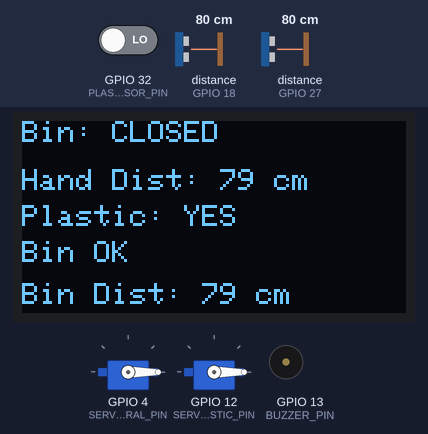
Simulated run of this sketch. Board: ESP32. On the bench: 2 × servo, 128×64 one-colour display, buzzer (waves = sounding). Wiring (inferred from the names in the program): 2 × ultrasonic range finder: trigger GPIO 5, echo GPIO 18 / trigger GPIO 14, echo GPIO 27. The test bench sets the inputs (shaded band); at power-on: distance to the obstacle (sensors on GPIO 18, GPIO 27) 80 cm, GPIO 32 (PLASTIC_SENSOR_PIN) LOW. The echo pulse lasts 58.3 µs per cm; the modem accepts every AT command (registered, SIM ready, sends succeed) and sends nothing else; what the sketch prints to the serial monitor is not drawn.

Above: at 7.1 s.
7.2 s: distance to the obstacle (sensor on GPIO 18) set to 23 cm
At 12.6 s:
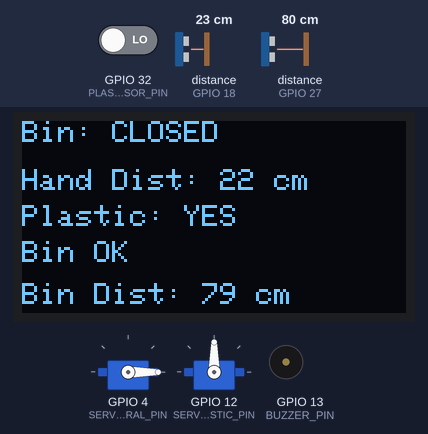
13.6 s: distance to the obstacle (sensor on GPIO 18) set to 19 cm
At 20.0 s:
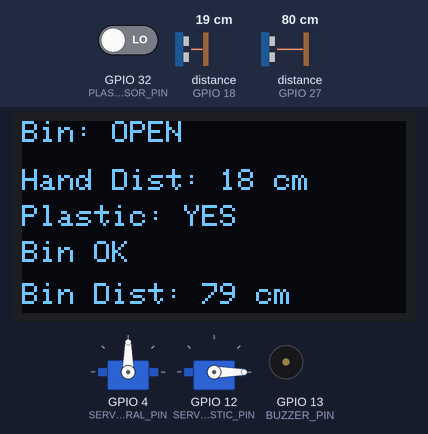
20.3 s: GPIO 32 (PLASTIC_SENSOR_PIN) driven HIGH
At 26.8 s:
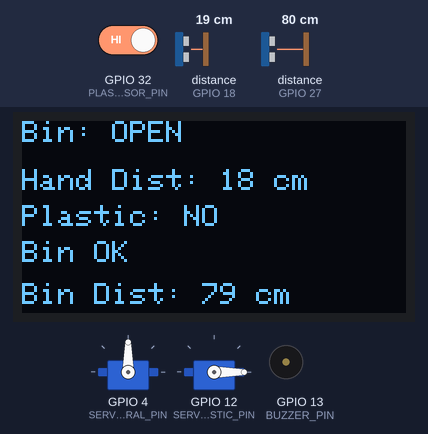
27.0 s: distance to the obstacle (sensor on GPIO 27) set to 8 cm
At 31.2 s:
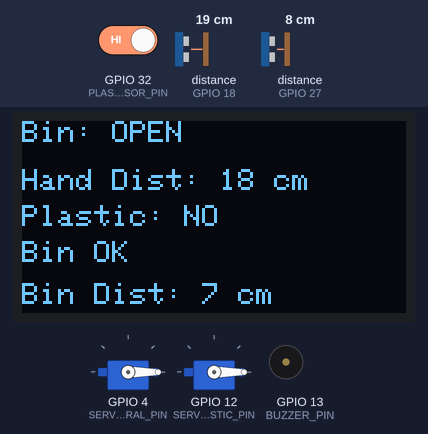
32.8 s: distance to the obstacle (sensor on GPIO 27) set to 5 cm
At 39.3 s:
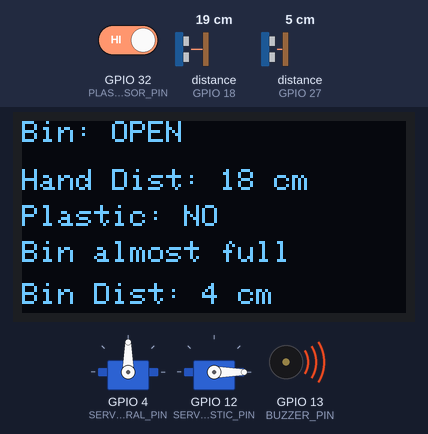
39.5 s: GPIO 32 (PLASTIC_SENSOR_PIN) driven LOW
At 46.6 s:
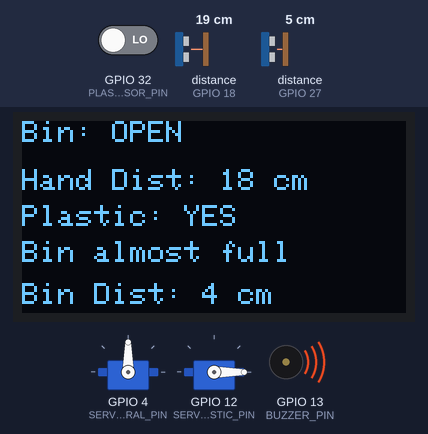
Timing chart, 0 to 47.2 s (numbered marks = the images above; inputs shaded):
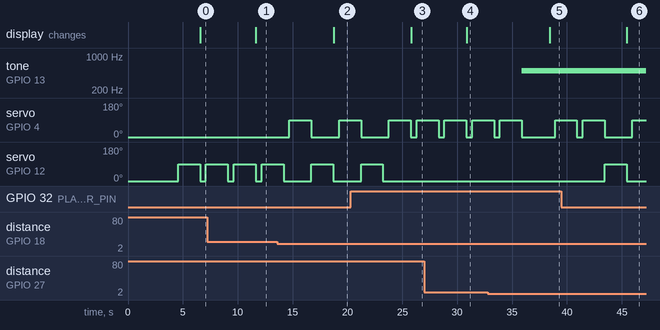

The sketch:

smart-project-code.ino
```cpp
#include <ESP32Servo.h>
#include <Wire.h>
#include <Adafruit_GFX.h>
#include <Adafruit_SSD1306.h>

// OLED setup
#define SCREEN_WIDTH 128
#define SCREEN_HEIGHT 64
#define OLED_RESET -1
Adafruit_SSD1306 display(SCREEN_WIDTH, SCREEN_HEIGHT, &Wire, OLED_RESET);

// Pin definitions
#define TRIG_PIN 5
#define ECHO_PIN 18
#define TRIG2_PIN 14
#define ECHO2_PIN 27
#define SERVO_GENERAL_PIN 4
#define SERVO_PLASTIC_PIN 12
#define BUZZER_PIN 13
#define PLASTIC_SENSOR_PIN 32

#define GSM_RX 16
#define GSM_TX 17
HardwareSerial sim800(2);

Servo servoGeneral;
Servo servoPlastic;

bool messageSent = false;

void setup() {
  Serial.begin(115200);
  sim800.begin(9600, SERIAL_8N1, GSM_RX, GSM_TX);

  pinMode(TRIG_PIN, OUTPUT);
  pinMode(ECHO_PIN, INPUT);
  pinMode(TRIG2_PIN, OUTPUT);
  pinMode(ECHO2_PIN, INPUT);
  pinMode(BUZZER_PIN, OUTPUT);
  pinMode(PLASTIC_SENSOR_PIN, INPUT);

  servoGeneral.setPeriodHertz(50);
  servoGeneral.attach(SERVO_GENERAL_PIN, 500, 2400);
  servoGeneral.write(0);

  servoPlastic.setPeriodHertz(50);
  servoPlastic.attach(SERVO_PLASTIC_PIN, 500, 2400);
  servoPlastic.write(0);

  if (!display.begin(SSD1306_SWITCHCAPVCC, 0x3C)) {
    Serial.println("OLED not found");
    while (true);
  }

  display.clearDisplay();
  display.setTextSize(1);
  display.setTextColor(WHITE);
  display.setCursor(0, 0);
  display.println("Smart Bin System");
  display.display();
  delay(3000);

  waitForNetwork();
}

void waitForNetwork() {
  Serial.println("Checking network...");
  for (int i = 0; i < 10; i++) {
    sim800.println("AT+CREG?");
    delay(500);
    while (sim800.available()) {
      String response = sim800.readString();
      Serial.println("Network: " + response);
      if (response.indexOf("+CREG: 0,1") != -1 || response.indexOf("+CREG: 0,5") != -1) {
        Serial.println("Network connected!");
        return;
      }
    }
    delay(1000);
  }
  Serial.println("No network!");
}

long readDistance(int trigPin, int echoPin) {
  digitalWrite(trigPin, LOW);
  delayMicroseconds(2);
  digitalWrite(trigPin, HIGH);
  delayMicroseconds(10);
  digitalWrite(trigPin, LOW);
  long duration = pulseIn(echoPin, HIGH, 30000);
  return duration * 0.034 / 2;
}

void sendSMS(const String &number, const String &message) {
  Serial.println("Sending SMS to " + number);
  sim800.println("AT+CMGF=1"); // Set text mode
  delay(1000);
  sim800.print("AT+CMGS=\"");
  sim800.print(number);
  sim800.println("\"");
  delay(1000);
  sim800.print(message);
  delay(500);
  sim800.write(26); // Ctrl+Z to send SMS
  Serial.println("SMS sent.");
}

void loop() {
  long handDistance = readDistance(TRIG_PIN, ECHO_PIN);
  long binDistance = readDistance(TRIG2_PIN, ECHO2_PIN);
  bool plasticDetected = digitalRead(PLASTIC_SENSOR_PIN) == LOW;

  display.clearDisplay();
  display.setCursor(0, 0);

  if (handDistance > 0 && handDistance < 20) {
    servoGeneral.write(90);
    display.println("Bin: OPEN");
    delay(2000);
    servoGeneral.write(0);
  } else {
    display.println("Bin: CLOSED");
  }

  display.setCursor(0, 16);
  display.print("Hand Dist: ");
  display.print(handDistance);
  display.println(" cm");

  display.setCursor(0, 28);
  if (plasticDetected) {
    display.println("Plastic: YES");
    servoPlastic.write(90);
    delay(2000);
    servoPlastic.write(0);
  } else {
    display.println("Plastic: NO");
  }

  display.setCursor(0, 40);
  if (binDistance > 0 && binDistance < 3) {
    display.println("!!! BIN FULL !!!");
    tone(BUZZER_PIN, 1000);
    messageSent = false;
  } else if (binDistance >= 3 && binDistance <= 5) {
    display.println("Bin almost full");
    tone(BUZZER_PIN, 500);
    if (!messageSent) {
      sendSMS("+256755876969", "You have received points, keep recycling");
      messageSent = true;
    }
  } else {
    display.println("Bin OK");
    noTone(BUZZER_PIN);
    messageSent = false;
  }

  display.setCursor(0, 54);
  display.print("Bin Dist: ");
  display.print(binDistance);
  display.println(" cm");

  display.display();
  delay(500);
}
```

Measured:
- the behaviour switches between 21 and 20 cm on distance to the obstacle (sensor on GPIO 18) (found by bisection; images 1 and 2)
- the behaviour switches between 7 and 6 cm on distance to the obstacle (sensor on GPIO 27) (found by bisection; images 4 and 5)
- after the input at 7.2 s, the display: changes after 4.5 s (image 1)
- after the input at 13.6 s, servo on GPIO 4 (SERVO_GENERAL_PIN): 0° → 90° after 1.1 s, → 0° 2.0 s later, → 90° 2.5 s later; the display: changes after 5.1 s (image 2)
- after the input at 20.3 s, servo on GPIO 12 (SERVO_PLASTIC_PIN): goes on until 23.2 s, then stays 0°; the display: changes after 5.5 s (image 3)
- after the input at 27.0 s, the display: changes after 3.9 s (image 4)
- after the input at 32.8 s, tone on GPIO 13 (BUZZER_PIN): silent → 500 Hz after 3.1 s; the display: changes after 5.6 s (image 5)
- after the input at 39.5 s, servo on GPIO 12 (SERVO_PLASTIC_PIN): 0° → 90° after 3.9 s, → 0° 2.0 s later; the display: changes after 6.0 s (image 6)
